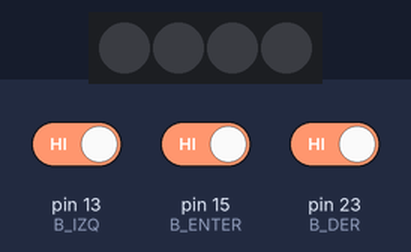
This sketch was run on a simulated Arduino Mega 2560, built with avr-gcc and run on an emulated ATmega2560. On the bench: 4 RGB LEDs in strip order, left to right. Inputs (shaded band) come from the test bench; at power-on: pin 13 (B_IZQ) HIGH, pin 15 (B_ENTER) HIGH, pin 23 (B_DER) HIGH. Dim RGB values are drawn brighter than linear.

Above: at 1.2 s.
1.3 s: pin 13 (B_IZQ) driven LOW
At 2.4 s:
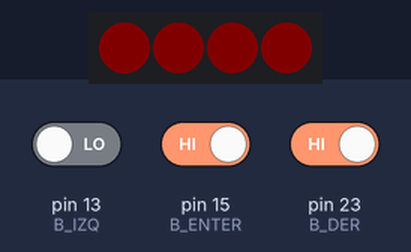
3.1 s: pin 13 (B_IZQ) driven HIGH and pin 15 (B_ENTER) driven LOW
At 4.2 s:
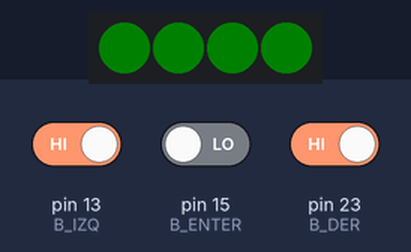
5.1 s: pin 13 (B_IZQ) driven LOW
At 5.36 s:
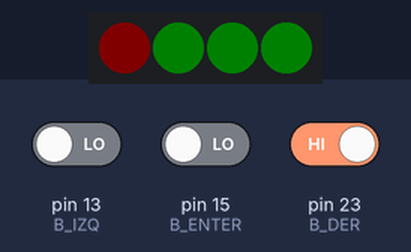
6.9 s: pin 13 (B_IZQ) driven HIGH
At 6.96 s:
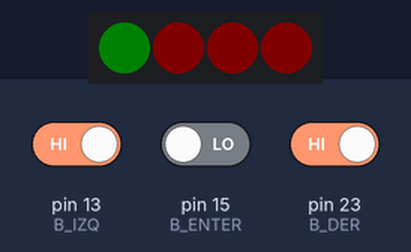
8.7 s: pin 15 (B_ENTER) driven HIGH and pin 23 (B_DER) driven LOW
At 10.3 s:
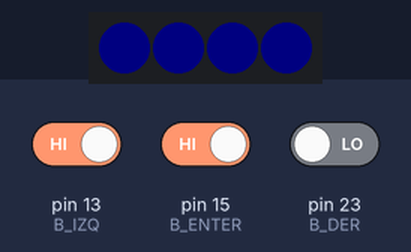
10.7 s: pin 13 (B_IZQ) driven LOW
At 10.98 s:
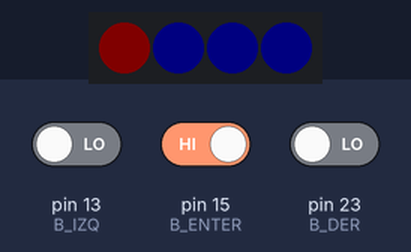
Timing chart, 0 to 13.7 s (numbered marks = the images above; inputs shaded):
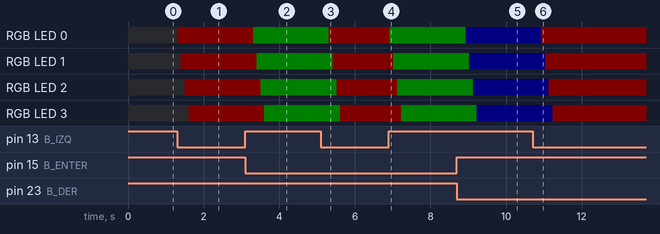

The sketch:

pulsador_y_neopixel.ino
```cpp
/*
  Actividad N° 7 - Pulsadores y neopixels

  Permite intercambiar entre distintos colores los neopixels,
  haciendo el uso de cuatro botones.

  Nota:
  - Se debe descargar la libreria NeoPixel en caso de no tenerla - Link: https://github.com/adafruit/Adafruit_NeoPixel
  - No se requiere ningun tipo de componente extra para esta actividad.
  - Es necesario tener la Placa Educativa conectada a su computadora,
    y haber seleccionado la placa correspondiente en herramientas.

  Año 2022
  por FANIOT
  http://www.faniot.com.ar

*/

#define NEO 27      // Definimos el Pin del Neopixel, en este caso es el 27.
#define NUM 4       // Definimos el numero de Neopixels que tenemos, en este caso es 4.
#define B_IZQ 13    // Definimos el Pin del boton Izquierdo, en este caso es el 13.
#define B_ENTER 15  // Definimos el Pin del boton Central, en este caso es el 15.
#define B_DER 23    // Definimos el Pin del boton Derecho, en este caso es el 23.

#include <Adafruit_NeoPixel.h>  // Incluimos la libreria Neopixel

int B_IZQ_EST = 0;    // Variable para leer el estado del boton Izquierdo
int B_ENTER_EST = 0;  // Variable para leer el estado del boton Central
int B_DER_EST = 0;    // Variable para leer el estado del boton Derecho

// Le decimos cuantos pixeles tenemos, y que pin usar para enviar las señales.
Adafruit_NeoPixel pixels = Adafruit_NeoPixel(NUM, NEO, NEO_GRB + NEO_KHZ800);

// La funcion "setup" se ejecuta una vez al resetear o encender la placa.
void setup() {

  //Inicializamos la libreria Neopixel
  pixels.begin();
  //Ajustamos el nivel de brillo en un 20% (0-64)
  pixels.setBrightness(5);
  //Inicializamos los pines digitales de los tres botones como entrada.
  pinMode(B_IZQ, INPUT);
  pinMode(B_ENTER, INPUT);
  pinMode(B_DER, INPUT);
}


// La funcion "loop" se ejecuta una y otra vez constantemente.
void loop() {

  B_IZQ_EST = digitalRead(B_IZQ);      // Leemos el estado del boton Izquierdo
  B_ENTER_EST = digitalRead(B_ENTER);  // Leemos el estado del boton Central
  B_DER_EST = digitalRead(B_DER);      // Leemos el estado del boton Derecho

// Comprobamos si se pulsa el boton Izquierdo. De ser asi, el estado es "LOW"
if (B_IZQ_EST == LOW){

  for(int i = 0; i < NUM; i++){
    pixels.setPixelColor(i, pixels.Color(255,0,0)); // Utilizando "pixels.Color" podemos setear distintos colores RGB,
                                                    // que van desde 0,0,0 a 255,255,255. En este caso se elige el color Rojo.
    pixels.show();                                  // Enviamos la actualizacion de color
    delay(100);                                     // Esperamos 100 milisegundos
  }
}

// Comprobamos si se pulsa el boton Central. De ser asi, el estado es "LOW"
else if (B_ENTER_EST == LOW){

  for(int i = 0; i < NUM; i++){
    pixels.setPixelColor(i, pixels.Color(0,255,0)); // Seteamos el color Verde.
    pixels.show();                                  // Enviamos la actualizacion de color
    delay(100);                                     // Esperamos 100 milisegundos
  }
}

// Comprobamos si se pulsa el boton Derecho. De ser asi, el estado es "LOW"
else if (B_DER_EST == LOW){

  for(int i = 0; i < NUM; i++){
    pixels.setPixelColor(i, pixels.Color(0,0,255)); // Seteamos el color Azul.
    pixels.show();                                  // Enviamos la actualizacion de color
    delay(100);                                     // Esperamos 100 milisegundos
  }
}


}
```

Measured:
- after the input at 1.3 s, RGB LED 0: off → RGB(5, 0, 0) at once; RGB LED 1: off → RGB(5, 0, 0) after 0.10 s; RGB LED 2: off → RGB(5, 0, 0) after 0.20 s; RGB LED 3: off → RGB(5, 0, 0) after 0.30 s
- after the input at 3.1 s, RGB LED 0: RGB(5, 0, 0) → RGB(0, 5, 0) after 0.21 s; RGB LED 1: RGB(5, 0, 0) → RGB(0, 5, 0) after 0.31 s; RGB LED 2: RGB(5, 0, 0) → RGB(0, 5, 0) after 0.41 s; RGB LED 3: RGB(5, 0, 0) → RGB(0, 5, 0) after 0.51 s
- after the input at 5.1 s, RGB LED 0: RGB(0, 5, 0) → RGB(5, 0, 0) after 0.21 s; RGB LED 1: RGB(0, 5, 0) → RGB(5, 0, 0) after 0.31 s; RGB LED 2: RGB(0, 5, 0) → RGB(5, 0, 0) after 0.41 s; RGB LED 3: RGB(0, 5, 0) → RGB(5, 0, 0) after 0.52 s
- after the input at 6.9 s, RGB LED 0: RGB(5, 0, 0) → RGB(0, 5, 0) at once; RGB LED 1: RGB(5, 0, 0) → RGB(0, 5, 0) after 0.12 s; RGB LED 2: RGB(5, 0, 0) → RGB(0, 5, 0) after 0.22 s; RGB LED 3: RGB(5, 0, 0) → RGB(0, 5, 0) after 0.32 s
- after the input at 8.7 s, RGB LED 0: RGB(0, 5, 0) → RGB(0, 0, 5) after 0.23 s; RGB LED 1: RGB(0, 5, 0) → RGB(0, 0, 5) after 0.33 s; RGB LED 2: RGB(0, 5, 0) → RGB(0, 0, 5) after 0.43 s; RGB LED 3: RGB(0, 5, 0) → RGB(0, 0, 5) after 0.53 s
- after the input at 10.7 s, RGB LED 0: RGB(0, 0, 5) → RGB(5, 0, 0) after 0.23 s; RGB LED 1: RGB(0, 0, 5) → RGB(5, 0, 0) after 0.33 s; RGB LED 2: RGB(0, 0, 5) → RGB(5, 0, 0) after 0.43 s; RGB LED 3: RGB(0, 0, 5) → RGB(5, 0, 0) after 0.53 s
